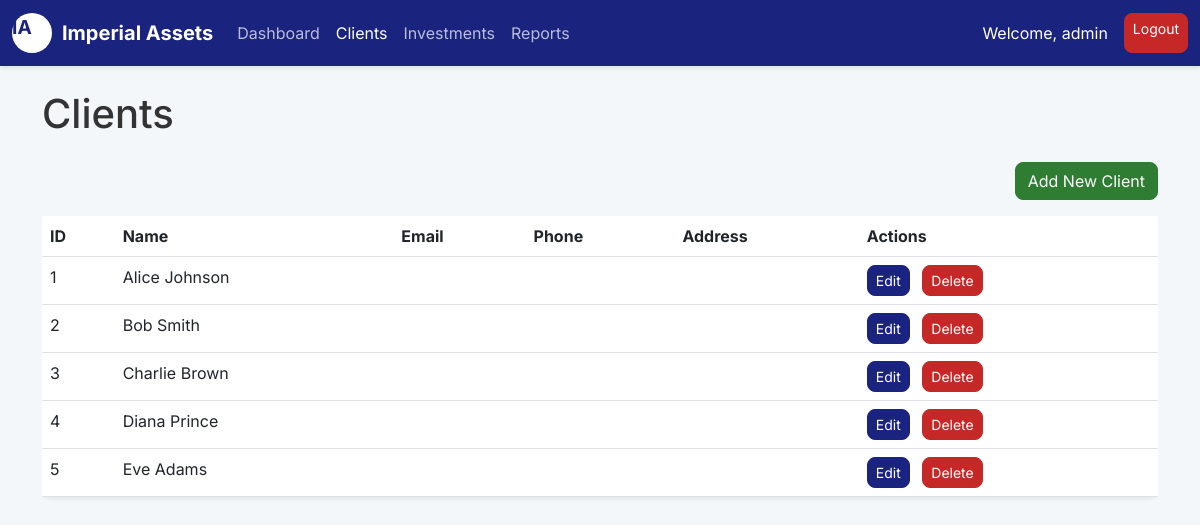
The app's page /html/clients.php (signed in) with its own data.
### tables this page shows
CREATE TABLE `clients` (
  `client_id` int(11) NOT NULL AUTO_INCREMENT,
  `name` varchar(255) NOT NULL,
  `contact` varchar(20) DEFAULT NULL,
  `email` varchar(255) NOT NULL,
  `joined_date` date NOT NULL,
  PRIMARY KEY (`client_id`)
);

### html/clients.php (the view, shortened to what this page needs)
<!DOCTYPE html>
<html lang="en">
<head>
    <link href="https://cdn.jsdelivr.net/npm/bootstrap@5.3.0-alpha1/dist/css/bootstrap.min.css" rel="stylesheet">
    <link rel="stylesheet" href="../css/style.css">
</head>
<body>
    <nav class="navbar navbar-expand-lg navbar-dark sticky-top">
        <div class="container-fluid">
            <a class="navbar-brand d-flex align-items-center" href="#">
                <span class="logo-placeholder d-inline-block">IA</span>
                Imperial Assets
            </a>
            <div class="collapse navbar-collapse" id="navbarNav">
                <ul class="navbar-nav me-auto mb-2 mb-lg-0">
                    <li class="nav-item">
                        <a class="nav-link" href="dashboard.php">Dashboard</a>
                    </li>
                    <li class="nav-item">
                        <a class="nav-link active" href="clients.php">Clients</a>
                    </li>
                    <li class="nav-item">
                        <a class="nav-link" href="investments.php">Investments</a>
                    </li>
                    <li class="nav-item">
                        <a class="nav-link" href="reports.php">Reports</a>
                    </li>
                </ul>
                <div class="d-flex">
                    <span class="navbar-text me-3 text-white">Welcome, <?php echo $_SESSION['username']; ?></span>
                    <a class="btn btn-danger btn-sm" href="../php/logout.php">Logout</a>
                </div>
            </div>
        </div>
    </nav>
    <div class="container mt-4">
        <h1 class="mb-4">Clients</h1>
        <div class="d-flex justify-content-end mb-3">
            <button class="btn btn-success" data-bs-toggle="modal" data-bs-target="#clientModal">Add New Client</button>
        </div>
        <div class="table-responsive">
            <table class="table table-hover bg-white rounded-3 shadow-sm">
                <thead>
                    <tr>
                        <th>ID</th>
                        <th>Name</th>
                        <th>Email</th>
                        <th>Phone</th>
                        <th>Address</th>
                        <th>Actions</th>
                    </tr>
                </thead>
                <tbody>
                    <?php
                    include '../php/db.php';
                    $sql = "SELECT * FROM clients";
                    $result = $conn->query($sql);
                    while ($row = $result->fetch_assoc()):
                    ?>
                    <tr>
                        <td><?php echo $row['client_id']; ?></td>
                        <td><?php echo $row['name']; ?></td>
                        <td><?php echo $row['contact_email']; ?></td>
                        <td><?php echo $row['phone']; ?></td>
                        <td><?php echo $row['address']; ?></td>
                        <td>
                            <a href="#" class="btn btn-sm btn-primary me-2" data-bs-toggle="modal" data-bs-target="#clientModal"
                                data-client-id="<?php echo $row['client_id']; ?>"
                                data-name="<?php echo htmlspecialchars($row['name']); ?>"
                                data-email="<?php echo htmlspecialchars($row['contact_email']); ?>"
                                data-phone="<?php echo htmlspecialchars($row['phone']); ?>"
                                data-address="<?php echo htmlspecialchars($row['address']); ?>">Edit</a>
                            <?php if ($_SESSION['role'] == 'admin'): ?>
                            <a href="../php/delete_client.php?id=<?php echo $row['client_id']; ?>" class="btn btn-sm btn-danger" onclick="return confirm('Are you sure you want to delete this client?');">Delete</a>
                            <?php endif; ?>
                        </td>
                    </tr>
                    <?php endwhile; $conn->close(); ?>
                </tbody>
            </table>
        </div>
    </div>
</body>
</html>

### css/style.css (style rules this page uses)
body { font-family: 'Inter', sans-serif; background-color: #f4f7f9; color: #333; }
.navbar { background-color: #1a237e; box-shadow: 0 2px 4px rgba(0,0,0,.1); }
.navbar-brand { color: #ffffff !important; font-weight: 700; }
.nav-link { color: rgba(255, 255, 255, 0.7) !important; transition: color 0.3s ease; }
.nav-link:hover, .nav-link.active { color: #ffffff !important; }
.btn-primary { background-color: #1a237e; border-color: #1a237e; border-radius: 8px; transition: background-color 0.3s ease; }
.btn-success { background-color: #2e7d32; border-color: #2e7d32; border-radius: 8px; }
.btn-danger { background-color: #c62828; border-color: #c62828; border-radius: 8px; }
.logo-placeholder { width: 40px; height: 40px; background-color: #ffffff; border-radius: 50%; display: flex; align-items: center; justify-content: center; color: #1a237e; font-weight: bold; font-size: 1.2rem; margin-right: 10px; }

### records on screen
clients: client_id "1", name "Alice Johnson"
clients: client_id "2", name "Bob Smith"
clients: client_id "3", name "Charlie Brown"
clients: client_id "4", name "Diana Prince"
clients: client_id "5", name "Eve Adams"

### other values on screen
$_SESSION['username'] "admin"
